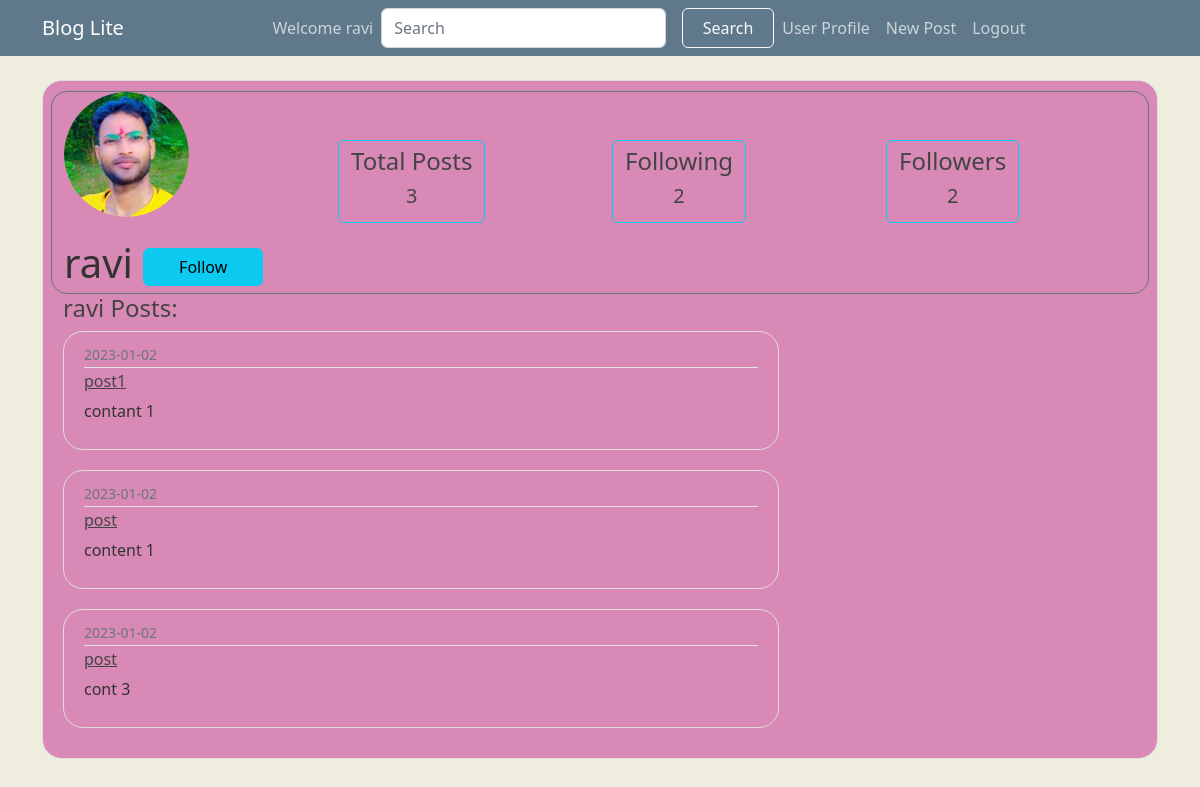
The app's page /profile/ravi (signed in) with its own data.
### flaskblog/models.py (models this page shows, shortened)
class User(db.Model,UserMixin):
    id = db.Column(db.Integer, primary_key=True)
    username = db.Column(db.String(20), unique=True, nullable=False)
    email = db.Column(db.String(120), unique=True, nullable=False)
    image_file = db.Column(db.String(20), nullable=False, default='default.jpg')
    password = db.Column(db.String(60), nullable=False)
    posts = db.relationship('Post', backref='author', lazy=True)
    followed = db.relationship('User',
                               secondary=followers,
                               primaryjoin=(followers.c.follower_id == id),
                               secondaryjoin=(followers.c.followed_id == id),
                               backref=db.backref('followers')
                               )

class Post(db.Model):
    id = db.Column(db.Integer, primary_key=True)
    title = db.Column(db.String(100), nullable=False)
    post_image = db.Column(db.String(20),nullable=False,default='default_post.jpg')
    date_posted = db.Column(db.DateTime, nullable=False, default=datetime.utcnow)
    content = db.Column(db.Text, nullable=False)
    user_id = db.Column(db.Integer, db.ForeignKey('user.id'), nullable=False)
    likes = db.relationship('Like',       backref='post')

### flaskblog/routes.py (the view)
@app.route("/profile/<string:username>", methods=['POST', 'GET'])
@login_required
def user_profile(username):
    user = User.query.filter_by(username=username).first()
    posts =user.posts
    following = len(user.followed)
    followers = len(user.followers)
    follows=username in [u.username for u in current_user.followed]
    image_file = url_for(
        "static", filename="profile_pics/" + user.image_file)
    return render_template("others_profile.html", title="Profile", posts=posts, image_file=image_file, user=user, follows=follows,following=following,followers=followers)

### flaskblog/models.py (called while the page is built)
@login_manager.user_loader
def load_user(user_id):
    return User.query.get(int(user_id))

### flaskblog/templates/others_profile.html
{% extends "layout.html" %}
{% block content %}
<div class="content-section">
    <div class="row border border-secondary rounded-4">
      <div class="media col-md-3">
        <img src="{{ image_file }}" alt="user image" class="rounded-circle account-img">
        <div class="media-body">
          <div class="account-heading">
            {{ user.username }}
            {% if follows %}
            <a href="/unfollow/{{user.username}}"><button type="button" class="btn btn-info">UnFollow</button></a>
            {% else %}
            <a href="/follow/{{user.username}}"><button type="button" class="btn btn-info">Follow</button></a>
            {% endif %}
          </div>
        </div>
      </div>
      <div class="col-md-3 mt-5">
        <a href="{{ url_for('user_posts', username=user.username) }}" role="button" class="btn btn-outline-info">
        <h4>Total Posts</h4>
        <h5>{{ posts|length }}</h5>
        </a>
      </div>
      <div class="col-md-3 mt-5">
        <a href="{{ url_for('following') }}" role="button" class="btn btn-outline-info">
          <h4>Following</h4>
          <h5>{{ following }}</h5>
          </a>
      </div>
      <div class="col-md-3 mt-5">
        <a href="{{ url_for('followers') }}" role="button" class="btn btn-outline-info">
          <h4>Followers</h4>
          <h5>{{ followers }}</h5>
          </a>
      </div>
    </div>
      <div class="col-md-8">
        <h4>{{ user.username }} Posts:</h4>
    {% for post in posts %}
        <article class="media content-section">
          <div class="media-body">
            <div class="article-metadata">
              <small class="text-muted">{{ post.date_posted.strftime('%Y-%m-%d') }}</small>
            </div>
            <h6><a class="article-title" href="{{ url_for('post', post_id=post.id) }}">{{ post.title }}</a></h6>
            <p class="article-content">{{ post.content }}</p>
          </div>
        </article>
    {% endfor %}
      </div>
    </div>
  </div>
{% endblock %}

### flaskblog/templates/layout.html (shortened to what this page needs)
<!DOCTYPE html>
<html lang="en">
<head>
  <link rel="stylesheet" href="https://cdnjs.cloudflare.com/ajax/libs/font-awesome/4.7.0/css/font-awesome.min.css">
  <link href="https://cdn.jsdelivr.net/npm/bootstrap@5.2.3/dist/css/bootstrap.min.css" rel="stylesheet"
>
  <link rel="stylesheet" href="{{url_for('static',filename='main.css')}}">
</head>
<body>
  <header class="site-header">
    <nav class="navbar navbar-expand-md navbar-dark bg-steel fixed-top">
      <div class="container">
        <a class="navbar-brand mr-4" href="/"> Blog Lite</a>
        <div class="collapse navbar-collapse" id="navbarToggle">
          <div class="navbar-nav mx-auto">
            {% if current_user.is_authenticated %}
            <a class="nav-item nav-link" href="{{ url_for('profile') }}">Welcome {{current_user.username}}</a>
            <form action="{{url_for('search')}}" method="POST" class="d-flex mr-5" role="search">
              <input class="form-control me-3" name="search" type="search" placeholder="Search" aria-label="Search">
              <button class="btn btn-outline-light" type="submit">Search</button>
            </form>
            <a class="nav-item nav-link" href="{{ url_for('profile') }}">User Profile</a>
            <a class="nav-item nav-link" href="{{ url_for('new_post')}}">New Post</a>
            <a class="nav-item nav-link" href="{{ url_for('logout') }}">Logout</a>
            {% else %}
            <a class="nav-item nav-link" href="{{ url_for('login') }}">Login</a>
            <a class="nav-item nav-link" href="{{ url_for('register') }}">Register</a>
            {% endif %}
          </div>
        </div>
      </div>
    </nav>
  </header>
  <main role="main" class="container">
    <div class="row">
      <div class="col md-8">
        {% block content %}{% endblock %}
      </div>
  </main>
</body>
</html>

### flaskblog/static/main.css (style rules this page uses)
body { background: #EEEDDE; color: #333333; margin-top: 5rem; }
h1, h2, h3, h4, h5, h6 { color: #444444; }
.bg-steel { background-color: #5f788a; }
.site-header .navbar-nav .nav-link { color: #cbd5db; }
.content-section { background: #D989B5; padding: 10px 20px; border: 1px solid #dddddd; border-radius: 20px; margin-bottom: 20px; }
.article-title { color: #444444; }
.article-content { white-space: pre-line; }
.article-metadata { padding-bottom: 1px; margin-bottom: 4px; border-bottom: 1px solid #e3e3e3 }
.account-img { height: 125px; width: 125px; margin-right: 20px; margin-bottom: 16px; }
.account-heading { font-size: 2.5rem; }
img { height: fit-content; }
button { background: blue; border: none; padding: 5px 10px; color: whitesmoke; width: 120px; border-radius: 5px; transition: all .3s ease-in; }

### records on screen
User: username "ravi"
Post: date_posted "2023-01-02", title "post1", content "contant 1"
Post: date_posted "2023-01-02", title "post", content "content 1"
Post: date_posted "2023-01-02", title "post", content "cont 3"

### other values on screen
{{ posts|length }} "3"
{{ following }} "2"
{{ followers }} "2"
